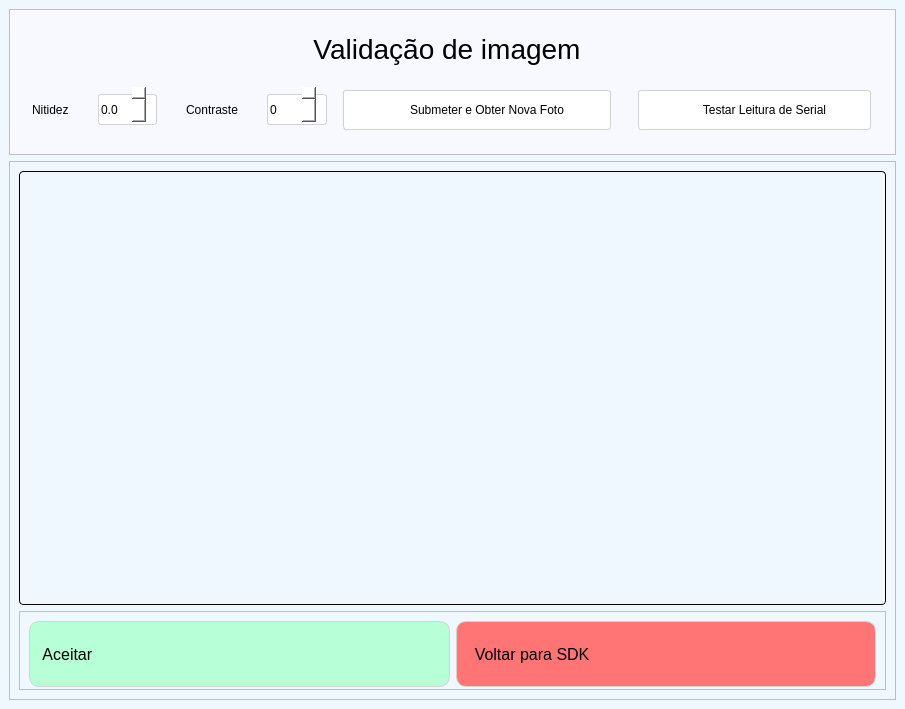
<?xml version="1.0" encoding="UTF-8"?>
<ui version="4.0">
 <class>MainWindow</class>
 <widget class="QMainWindow" name="MainWindow">
  <property name="geometry">
   <rect>
    <x>0</x>
    <y>0</y>
    <width>905</width>
    <height>709</height>
   </rect>
  </property>
  <property name="windowTitle">
   <string>Validação de Imagem</string>
  </property>
  <property name="autoFillBackground">
   <bool>false</bool>
  </property>
  <property name="styleSheet">
   <string notr="true">background-color: #F0F8FF</string>
  </property>
  <property name="toolButtonStyle">
   <enum>Qt::ToolButtonTextBesideIcon</enum>
  </property>
  <property name="documentMode">
   <bool>true</bool>
  </property>
  <property name="dockNestingEnabled">
   <bool>true</bool>
  </property>
  <widget class="QWidget" name="centralwidget">
   <property name="sizePolicy">
    <sizepolicy hsizetype="Expanding" vsizetype="Expanding">
     <horstretch>0</horstretch>
     <verstretch>0</verstretch>
    </sizepolicy>
   </property>
   <property name="styleSheet">
    <string notr="true">padding:0px</string>
   </property>
   <layout class="QGridLayout" name="gridLayout">
    <item row="5" column="0" colspan="5">
     <widget class="QFrame" name="frame">
      <property name="sizePolicy">
       <sizepolicy hsizetype="Preferred" vsizetype="Preferred">
        <horstretch>0</horstretch>
        <verstretch>0</verstretch>
       </sizepolicy>
      </property>
      <property name="styleSheet">
       <string notr="true"/>
      </property>
      <property name="frameShape">
       <enum>QFrame::StyledPanel</enum>
      </property>
      <property name="frameShadow">
       <enum>QFrame::Raised</enum>
      </property>
      <layout class="QGridLayout" name="gridLayout_2">
       <item row="0" column="0" colspan="2">
        <widget class="QLabel" name="labelimg">
         <property name="sizePolicy">
          <sizepolicy hsizetype="Ignored" vsizetype="Ignored">
           <horstretch>20</horstretch>
           <verstretch>255</verstretch>
          </sizepolicy>
         </property>
         <property name="minimumSize">
          <size>
           <width>0</width>
           <height>0</height>
          </size>
         </property>
         <property name="sizeIncrement">
          <size>
           <width>0</width>
           <height>0</height>
          </size>
         </property>
         <property name="autoFillBackground">
          <bool>false</bool>
         </property>
         <property name="styleSheet">
          <string notr="true">border: 1px solid black; border-radius:4px</string>
         </property>
         <property name="frameShape">
          <enum>QFrame::NoFrame</enum>
         </property>
         <property name="text">
          <string/>
         </property>
         <property name="pixmap">
          <pixmap>../../../../../ProgramData/Galaxy/userdata/ImagesAndVideos/Pic_20250801102343453.bmp</pixmap>
         </property>
         <property name="scaledContents">
          <bool>true</bool>
         </property>
         <property name="alignment">
          <set>Qt::AlignCenter</set>
         </property>
         <property name="openExternalLinks">
          <bool>false</bool>
         </property>
        </widget>
       </item>
       <item row="1" column="0" colspan="2">
        <widget class="QFrame" name="frame_2">
         <property name="maximumSize">
          <size>
           <width>16777215</width>
           <height>79</height>
          </size>
         </property>
         <property name="font">
          <font>
           <pointsize>10</pointsize>
          </font>
         </property>
         <property name="styleSheet">
          <string notr="true"/>
         </property>
         <property name="frameShape">
          <enum>QFrame::StyledPanel</enum>
         </property>
         <property name="frameShadow">
          <enum>QFrame::Raised</enum>
         </property>
         <layout class="QGridLayout" name="gridLayout_3">
          <item row="0" column="0">
           <widget class="QPushButton" name="pushButton_3">
            <property name="sizePolicy">
             <sizepolicy hsizetype="Ignored" vsizetype="Ignored">
              <horstretch>0</horstretch>
              <verstretch>0</verstretch>
             </sizepolicy>
            </property>
            <property name="minimumSize">
             <size>
              <width>149</width>
              <height>70</height>
             </size>
            </property>
            <property name="maximumSize">
             <size>
              <width>16777215</width>
              <height>16777215</height>
             </size>
            </property>
            <property name="font">
             <font>
              <pointsize>12</pointsize>
             </font>
            </property>
            <property name="styleSheet">
             <string notr="true">QPushButton {
	border: 1px solid lightgrey ; 
	border-radius:10px;
	background:#b7ffd7;
	text-align:left;
	margin-bottom:4px
    }    
QPushButton:hover {
	background:lightgreen
    }
QPushButton:pressed {
	background:orange
    }</string>
            </property>
            <property name="text">
             <string>   Aceitar</string>
            </property>
            <property name="icon">
             <iconset>
              <normaloff>../png/done.png</normaloff>../png/done.png</iconset>
            </property>
            <property name="iconSize">
             <size>
              <width>50</width>
              <height>50</height>
             </size>
            </property>
           </widget>
          </item>
          <item row="0" column="1" rowspan="2">
           <widget class="QPushButton" name="pushButton_4">
            <property name="minimumSize">
             <size>
              <width>0</width>
              <height>70</height>
             </size>
            </property>
            <property name="maximumSize">
             <size>
              <width>16777215</width>
              <height>16777215</height>
             </size>
            </property>
            <property name="font">
             <font>
              <pointsize>12</pointsize>
             </font>
            </property>
            <property name="styleSheet">
             <string notr="true">QPushButton {
	border: 1px solid lightgrey ; 
	border-radius:10px;
	background:#ff7474;
	text-align:left;
	margin-bottom:4px
    }    
QPushButton:hover {
	background:red
    }
QPushButton:pressed {
	background:orange
    }</string>
            </property>
            <property name="text">
             <string>    Voltar para SDK</string>
            </property>
            <property name="icon">
             <iconset>
              <normaloff>../png/decline.png</normaloff>../png/decline.png</iconset>
            </property>
            <property name="iconSize">
             <size>
              <width>50</width>
              <height>50</height>
             </size>
            </property>
            <property name="autoRepeatDelay">
             <number>0</number>
            </property>
           </widget>
          </item>
         </layout>
        </widget>
       </item>
      </layout>
     </widget>
    </item>
    <item row="2" column="0" colspan="5">
     <widget class="QFrame" name="frame_3">
      <property name="styleSheet">
       <string notr="true">background:#F8F8FF;border-bottom: 1px solid orange </string>
      </property>
      <property name="frameShape">
       <enum>QFrame::StyledPanel</enum>
      </property>
      <property name="frameShadow">
       <enum>QFrame::Raised</enum>
      </property>
      <layout class="QGridLayout" name="gridLayout_4">
       <item row="0" column="3" colspan="3">
        <widget class="QLabel" name="label_7">
         <property name="minimumSize">
          <size>
           <width>0</width>
           <height>50</height>
          </size>
         </property>
         <property name="maximumSize">
          <size>
           <width>16777215</width>
           <height>50</height>
          </size>
         </property>
         <property name="font">
          <font>
           <family>Arial</family>
           <pointsize>21</pointsize>
           <weight>50</weight>
           <bold>false</bold>
           <stylestrategy>PreferAntialias</stylestrategy>
           <kerning>true</kerning>
          </font>
         </property>
         <property name="styleSheet">
          <string notr="true">margin-top:10px; border-radius:5px; margin-left:5px; color:black; border: 0px solid white</string>
         </property>
         <property name="text">
          <string>&lt;html&gt;&lt;head/&gt;&lt;body&gt;&lt;p&gt;Validação de imagem&lt;/p&gt;&lt;/body&gt;&lt;/html&gt;</string>
         </property>
         <property name="alignment">
          <set>Qt::AlignCenter</set>
         </property>
        </widget>
       </item>
       <item row="3" column="1">
        <widget class="QDoubleSpinBox" name="sharpvalue">
         <property name="minimumSize">
          <size>
           <width>79</width>
           <height>51</height>
          </size>
         </property>
         <property name="maximumSize">
          <size>
           <width>125</width>
           <height>16777215</height>
          </size>
         </property>
         <property name="font">
          <font>
           <pointsize>9</pointsize>
          </font>
         </property>
         <property name="styleSheet">
          <string notr="true">background: white; border: 1px solid lightgrey; border-radius:3px;margin:10px</string>
         </property>
         <property name="buttonSymbols">
          <enum>QAbstractSpinBox::UpDownArrows</enum>
         </property>
         <property name="correctionMode">
          <enum>QAbstractSpinBox::CorrectToPreviousValue</enum>
         </property>
         <property name="prefix">
          <string/>
         </property>
         <property name="decimals">
          <number>1</number>
         </property>
         <property name="maximum">
          <double>5.000000000000000</double>
         </property>
         <property name="singleStep">
          <double>0.100000000000000</double>
         </property>
        </widget>
       </item>
       <item row="3" column="4">
        <widget class="QPushButton" name="framebtn">
         <property name="sizePolicy">
          <sizepolicy hsizetype="Expanding" vsizetype="Preferred">
           <horstretch>0</horstretch>
           <verstretch>0</verstretch>
          </sizepolicy>
         </property>
         <property name="minimumSize">
          <size>
           <width>279</width>
           <height>70</height>
          </size>
         </property>
         <property name="maximumSize">
          <size>
           <width>290</width>
           <height>16777215</height>
          </size>
         </property>
         <property name="font">
          <font>
           <pointsize>9</pointsize>
          </font>
         </property>
         <property name="layoutDirection">
          <enum>Qt::RightToLeft</enum>
         </property>
         <property name="styleSheet">
          <string notr="true">QPushButton {
	border: 1px solid lightgrey ; 
	border-radius:3px;
	background:white;
	text-align:center;
	padding-left:10px;
margin-top:15px;
margin-bottom:15px;
margin-right:15px
    }    
QPushButton:hover {
	background:lightgreen
    }
QPushButton:pressed {
	background:orange
    }</string>
         </property>
         <property name="text">
          <string>Submeter e Obter Nova Foto</string>
         </property>
         <property name="icon">
          <iconset>
           <normaloff>../png/daheng.png</normaloff>../png/daheng.png</iconset>
         </property>
         <property name="iconSize">
          <size>
           <width>37</width>
           <height>37</height>
          </size>
         </property>
        </widget>
       </item>
       <item row="3" column="6">
        <widget class="QPushButton" name="testcodebtn">
         <property name="sizePolicy">
          <sizepolicy hsizetype="Expanding" vsizetype="Preferred">
           <horstretch>0</horstretch>
           <verstretch>0</verstretch>
          </sizepolicy>
         </property>
         <property name="minimumSize">
          <size>
           <width>232</width>
           <height>70</height>
          </size>
         </property>
         <property name="maximumSize">
          <size>
           <width>248</width>
           <height>16777215</height>
          </size>
         </property>
         <property name="font">
          <font>
           <pointsize>9</pointsize>
          </font>
         </property>
         <property name="layoutDirection">
          <enum>Qt::RightToLeft</enum>
         </property>
         <property name="styleSheet">
          <string notr="true">QPushButton {
	border: 1px solid lightgrey ; 
	border-radius:3px;
	background:white;
	text-align:center;
	padding-left:10px;
margin-top:15px;
margin-bottom:15px;
margin-right:15px
    }    
QPushButton:hover {
	background:lightgreen
    }
QPushButton:pressed {
	background:orange
    }</string>
         </property>
         <property name="text">
          <string>Testar Leitura de Serial</string>
         </property>
         <property name="icon">
          <iconset>
           <normaloff>../png/barcode.png</normaloff>../png/barcode.png</iconset>
         </property>
         <property name="iconSize">
          <size>
           <width>29</width>
           <height>29</height>
          </size>
         </property>
        </widget>
       </item>
       <item row="3" column="2">
        <widget class="QLabel" name="label_2">
         <property name="minimumSize">
          <size>
           <width>0</width>
           <height>51</height>
          </size>
         </property>
         <property name="maximumSize">
          <size>
           <width>106</width>
           <height>16777215</height>
          </size>
         </property>
         <property name="font">
          <font>
           <pointsize>9</pointsize>
          </font>
         </property>
         <property name="styleSheet">
          <string notr="true">;margin:10px; border: None</string>
         </property>
         <property name="text">
          <string>Contraste</string>
         </property>
        </widget>
       </item>
       <item row="3" column="0">
        <widget class="QLabel" name="label">
         <property name="minimumSize">
          <size>
           <width>0</width>
           <height>51</height>
          </size>
         </property>
         <property name="maximumSize">
          <size>
           <width>81</width>
           <height>16777215</height>
          </size>
         </property>
         <property name="font">
          <font>
           <pointsize>9</pointsize>
          </font>
         </property>
         <property name="styleSheet">
          <string notr="true">margin:10px;margin-top:10px
;border: None</string>
         </property>
         <property name="text">
          <string>Nitidez</string>
         </property>
        </widget>
       </item>
       <item row="3" column="3">
        <widget class="QSpinBox" name="contrastvalue">
         <property name="sizePolicy">
          <sizepolicy hsizetype="Fixed" vsizetype="Fixed">
           <horstretch>0</horstretch>
           <verstretch>0</verstretch>
          </sizepolicy>
         </property>
         <property name="minimumSize">
          <size>
           <width>80</width>
           <height>51</height>
          </size>
         </property>
         <property name="maximumSize">
          <size>
           <width>100</width>
           <height>16777215</height>
          </size>
         </property>
         <property name="sizeIncrement">
          <size>
           <width>0</width>
           <height>0</height>
          </size>
         </property>
         <property name="font">
          <font>
           <pointsize>9</pointsize>
          </font>
         </property>
         <property name="styleSheet">
          <string notr="true">background: white; border: 1px solid lightgrey; border-radius:3px;margin:10px</string>
         </property>
         <property name="maximum">
          <number>100</number>
         </property>
         <property name="singleStep">
          <number>1</number>
         </property>
         <property name="displayIntegerBase">
          <number>10</number>
         </property>
        </widget>
       </item>
      </layout>
     </widget>
    </item>
   </layout>
  </widget>
 </widget>
 <resources/>
 <connections/>
</ui>
